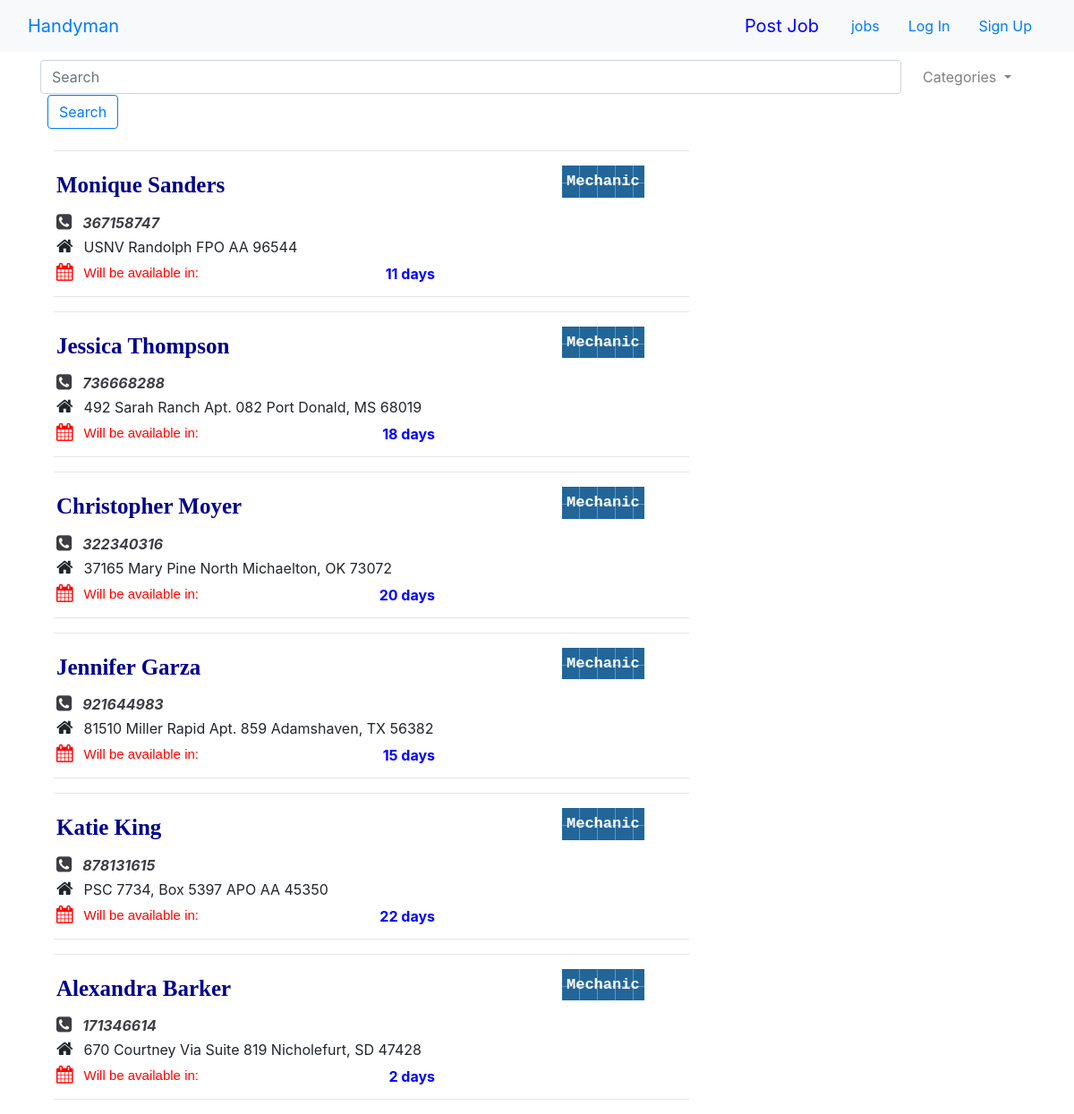
The app's page /employeeInfo/Mechanic/ with its own data.
### worker_info/models.py (models this page shows)
class worker_info(models.Model):
    name = models.CharField(max_length=50)
    type = models.CharField(max_length=15)
    mobileno = models.IntegerField(default=999999999)
    add = models.CharField(max_length=1000)
    stars = models.FloatField()
    status = models.IntegerField(default=0)

### worker_info/views.py (the view)
# urls.py: url(r'Mechanic/',views.Mechanic,name='Mechanic'),
def Mechanic(request):
    myType = 'Mechanic'
    records = worker_info.objects.filter(type=myType)
    return render(request,'worker_info/category_query.html',{'records':records})

### templates/worker_info/category_query.html (shortened to what this page needs)
  <!DOCTYPE html>
  {% extends "navbar.html" %}
    {% block body_block %}
      {% for rac in records %}
      <div class="col-lg-8">
        <hr>
          <p class="title">{{ rac.name }}</p>
          <p class="type">{{ rac.type }}</p>
          <p class="ph_no"><i class="fa fa-phone-square" style="font-size:20px; margin-right:12px;"></i>{{ rac.mobileno }}</p>
          <p class="add"><i class="fa fa-home" style="font-size:20px; margin-right:12px;"></i>{{ rac.add }}</p>
          <label class="date_label" style="margin-right:5px;"><i class="fa fa-calendar" style="font-size:20px;color:red; margin-right:12px; float:left;"></i>Will be available in:</label>
          <p style="float:right; margin-right:40%; font-weight:bold; color:blue;" class="date">{{ rac.status }} days</p>
          <br>
        <hr>
      </div>
      {% endfor %}
    {% endblock %}

### templates/worker_info/category_query.html (style rules this page uses)
.title { margin: 3px; font-size: 25px; font-family: cursive; font-weight: bold; color: darkblue; float: left; }
.type { background-color:#269; background-image: linear-gradient(white 2px, transparent 2px), linear-gradient(90deg, white 2px, transparent 2px), linear-gradient(rgba(255,255,255,.3) 1px, transparent 1px), linear-gradient(90deg, rgba(255,255,255,.3) 1px, transparent 1px); background-size: 100px 100px, 100px 100px, 20px 20px, 20px 20px; background-position:-2px -2px, -2px -2px, -1px -1px, -1px -1px; color: white; font-size: 17px; font-family:monospace; font-weight: bold; margin-left: 80%; margin-right: 7%; padding: 5px; }
.date_label { float: left; color: red; font-family: sans-serif; margin: 3px; font-size: 15px; }
.date { margin: 3px; }
.ph_no { margin: 3px; color: #3c3e42; font-weight: bold; font-style: oblique; }
.add { margin: 3px; }

### records on screen
worker_info: name "Monique Sanders", type "Mechanic", mobileno "367158747", add "USNV Randolph FPO AA 96544", status "11"
worker_info: name "Jessica Thompson", type "Mechanic", mobileno "736668288", add "492 Sarah Ranch Apt. 082 Port Donald, MS 68019", status "18"
worker_info: name "Christopher Moyer", type "Mechanic", mobileno "322340316", add "37165 Mary Pine North Michaelton, OK 73072", status "20"
worker_info: name "Jennifer Garza", type "Mechanic", mobileno "921644983", add "81510 Miller Rapid Apt. 859 Adamshaven, TX 56382", status "15"
worker_info: name "Katie King", type "Mechanic", mobileno "878131615", add "PSC 7734, Box 5397 APO AA 45350", status "22"
worker_info: name "Alexandra Barker", type "Mechanic", mobileno "171346614", add "670 Courtney Via Suite 819 Nicholefurt, SD 47428", status "2"
